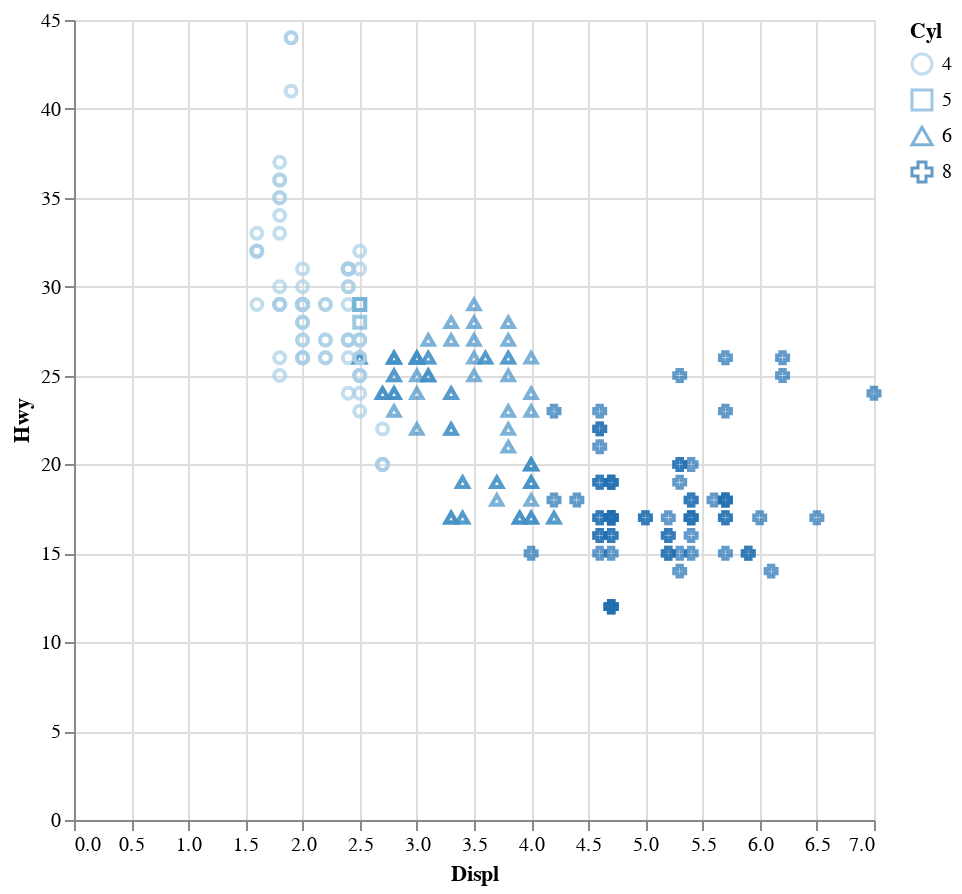

Write notebook code for a chart like this one.
### Code cell
# Ordinal color mapping
mpg |> @vlplot(
    mark = :point,
    x = :Displ,
    y = :Hwy,
    color = "Cyl:o",
    shape = "Cyl:n",
    width = 400,
    height = 400
)

### Figure 1 — Vega-Lite specification as saved in the notebook (floating-point values rounded to 4 significant figures; data arrays with more than 128 entries replaced by an {"elided": "..."} marker saying what was removed)
{"data": {"values": {"elided": "234 records"}}, "encoding": {"color": {"field": "Cyl", "type": "ordinal"}, "shape": {"field": "Cyl", "type": "nominal"}, "x": {"field": "Displ", "type": "quantitative"}, "y": {"field": "Hwy", "type": "quantitative"}}, "height": 400, "mark": "point", "width": 400}
